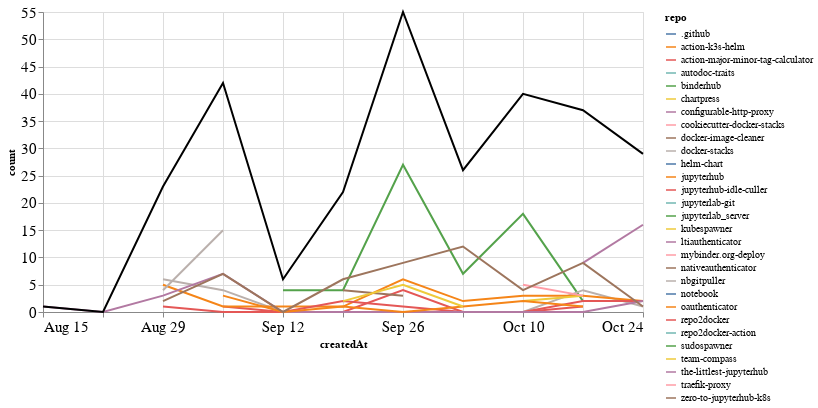

The notebook cell saved with this chart:
### Markdown cell above
### Comments

### Code cell
comments_time = comments.groupby('repo').resample('W', on='createdAt').count()['author'].reset_index()
comments_time = comments_time.rename(columns={'author': 'count'})
comments_time_total = comments_time.groupby('createdAt').agg({"count": "sum"}).reset_index()
ch1 = alt.Chart(comments_time, width=600).mark_line().encode(
    x='createdAt',
    y='count',
    color='repo',
    tooltip="repo"
)

ch2 = alt.Chart(comments_time_total, width=600).mark_line(color="black").encode(
    x='createdAt',
    y='count',
)

ch1 + ch2

### Figure 1 — Vega-Lite specification as saved in the notebook (floating-point values rounded to 4 significant figures)
{"config": {"axisLeft": {"labelFontSize": 15}, "axisBottom": {"labelFontSize": 15}}, "layer": [{"data": {"name": "data-9353ef0cd002c6a85f0a0fbd8574faba"}, "mark": "line", "encoding": {"color": {"type": "nominal", "field": "repo"}, "tooltip": {"type": "nominal", "field": "repo"}, "x": {"type": "temporal", "field": "createdAt"}, "y": {"type": "quantitative", "field": "count"}}, "width": 600}, {"data": {"name": "data-610dd49d4ff45434c5e66364959dc9b4"}, "mark": {"type": "line", "color": "black"}, "encoding": {"x": {"type": "temporal", "field": "createdAt"}, "y": {"type": "quantitative", "field": "count"}}, "width": 600}], "$schema": "https://vega.github.io/schema/vega-lite/v4.8.1.json", "datasets": {"data-9353ef0cd002c6a85f0a0fbd8574faba": [{"repo": ".github", "createdAt": "2021-10-24T00:00:00", "count": 1}, {"repo": "action-k3s-helm", "createdAt": "2021-10-10T00:00:00", "count": 5}, {"repo": "action-major-minor-tag-calculator", "createdAt": "2021-09-05T00:00:00", "count": 1}, {"repo": "action-major-minor-tag-calculator", "createdAt": "2021-09-12T00:00:00", "count": 0}, {"repo": "action-major-minor-tag-calculator", "createdAt": "2021-09-19T00:00:00", "count": 0}, {"repo": "action-major-minor-tag-calculator", "createdAt": "2021-09-26T00:00:00", "count": 4}, {"repo": "action-major-minor-tag-calculator", "createdAt": "2021-10-03T00:00:00", "count": 0}, {"repo": "action-major-minor-tag-calculator", "createdAt": "2021-10-10T00:00:00", "count": 0}, {"repo": "action-major-minor-tag-calculator", "createdAt": "2021-10-17T00:00:00", "count": 1}, {"repo": "autodoc-traits", "createdAt": "2021-10-24T00:00:00", "count": 1}, {"repo": "binderhub", "createdAt": "2021-09-12T00:00:00", "count": 4}, {"repo": "binderhub", "createdAt": "2021-09-19T00:00:00", "count": 4}, {"repo": "binderhub", "createdAt": "2021-09-26T00:00:00", "count": 27}, {"repo": "binderhub", "createdAt": "2021-10-03T00:00:00", "count": 7}, {"repo": "binderhub", "createdAt": "2021-10-10T00:00:00", "count": 18}, {"repo": "binderhub", "createdAt": "2021-10-17T00:00:00", "count": 2}, {"repo": "chartpress", "createdAt": "2021-09-05T00:00:00", "count": 2}, {"repo": "configurable-http-proxy", "createdAt": "2021-09-19T00:00:00", "count": 2}, {"repo": "cookiecutter-docker-stacks", "createdAt": "2021-09-05T00:00:00", "count": 1}, {"repo": "docker-image-cleaner", "createdAt": "2021-09-19T00:00:00", "count": 4}, {"repo": "docker-image-cleaner", "createdAt": "2021-09-26T00:00:00", "count": 3}, {"repo": "docker-stacks", "createdAt": "2021-08-29T00:00:00", "count": 6}, {"repo": "docker-stacks", "createdAt": "2021-09-05T00:00:00", "count": 4}, {"repo": "docker-stacks", "createdAt": "2021-09-12T00:00:00", "count": 0}, {"repo": "docker-stacks", "createdAt": "2021-09-19T00:00:00", "count": 0}, {"repo": "docker-stacks", "createdAt": "2021-09-26T00:00:00", "count": 0}, {"repo": "docker-stacks", "createdAt": "2021-10-03T00:00:00", "count": 0}, {"repo": "docker-stacks", "createdAt": "2021-10-10T00:00:00", "count": 0}, {"repo": "docker-stacks", "createdAt": "2021-10-17T00:00:00", "count": 4}, {"repo": "docker-stacks", "createdAt": "2021-10-24T00:00:00", "count": 1}, {"repo": "helm-chart", "createdAt": "2021-10-10T00:00:00", "count": 1}, {"repo": "jupyterhub", "createdAt": "2021-08-29T00:00:00", "count": 5}, {"repo": "jupyterhub", "createdAt": "2021-09-05T00:00:00", "count": 1}, {"repo": "jupyterhub", "createdAt": "2021-09-12T00:00:00", "count": 1}, {"repo": "jupyterhub", "createdAt": "2021-09-19T00:00:00", "count": 1}, {"repo": "jupyterhub", "createdAt": "2021-09-26T00:00:00", "count": 6}, {"repo": "jupyterhub", "createdAt": "2021-10-03T00:00:00", "count": 2}, {"repo": "jupyterhub", "createdAt": "2021-10-10T00:00:00", "count": 3}, {"repo": "jupyterhub", "createdAt": "2021-10-17T00:00:00", "count": 3}, {"repo": "jupyterhub", "createdAt": "2021-10-24T00:00:00", "count": 2}, {"repo": "jupyterhub-idle-culler", "createdAt": "2021-08-29T00:00:00", "count": 1}, {"repo": "jupyterhub-idle-culler", "createdAt": "2021-09-05T00:00:00", "count": 0}, {"repo": "jupyterhub-idle-culler", "createdAt": "2021-09-12T00:00:00", "count": 0}, {"repo": "jupyterhub-idle-culler", "createdAt": "2021-09-19T00:00:00", "count": 2}, {"repo": "jupyterhub-idle-culler", "createdAt": "2021-09-26T00:00:00", "count": 1}, {"repo": "jupyterhub-idle-culler", "createdAt": "2021-10-03T00:00:00", "count": 0}, {"repo": "jupyterhub-idle-culler", "createdAt": "2021-10-10T00:00:00", "count": 0}, {"repo": "jupyterhub-idle-culler", "createdAt": "2021-10-17T00:00:00", "count": 2}, {"repo": "jupyterhub-idle-culler", "createdAt": "2021-10-24T00:00:00", "count": 2}, {"repo": "jupyterlab-git", "createdAt": "2021-10-03T00:00:00", "count": 2}, {"repo": "jupyterlab_server", "createdAt": "2021-10-03T00:00:00", "count": 1}, {"repo": "kubespawner", "createdAt": "2021-10-10T00:00:00", "count": 2}, {"repo": "kubespawner", "createdAt": "2021-10-17T00:00:00", "count": 3}, {"repo": "ltiauthenticator", "createdAt": "2021-08-15T00:00:00", "count": 1}, {"repo": "ltiauthenticator", "createdAt": "2021-08-22T00:00:00", "count": 0}, {"repo": "ltiauthenticator", "createdAt": "2021-08-29T00:00:00", "count": 3}, {"repo": "ltiauthenticator", "createdAt": "2021-09-05T00:00:00", "count": 7}, {"repo": "ltiauthenticator", "createdAt": "2021-09-12T00:00:00", "count": 0}, {"repo": "ltiauthenticator", "createdAt": "2021-09-19T00:00:00", "count": 0}, {"repo": "ltiauthenticator", "createdAt": "2021-09-26T00:00:00", "count": 0}, {"repo": "ltiauthenticator", "createdAt": "2021-10-03T00:00:00", "count": 0}, {"repo": "ltiauthenticator", "createdAt": "2021-10-10T00:00:00", "count": 0}, {"repo": "ltiauthenticator", "createdAt": "2021-10-17T00:00:00", "count": 0}, {"repo": "ltiauthenticator", "createdAt": "2021-10-24T00:00:00", "count": 2}, {"repo": "mybinder.org-deploy", "createdAt": "2021-10-10T00:00:00", "count": 5}, {"repo": "mybinder.org-deploy", "createdAt": "2021-10-17T00:00:00", "count": 3}, {"repo": "nativeauthenticator", "createdAt": "2021-10-24T00:00:00", "count": 1}, {"repo": "nbgitpuller", "createdAt": "2021-08-29T00:00:00", "count": 4}, {"repo": "nbgitpuller", "createdAt": "2021-09-05T00:00:00", "count": 15}, {"repo": "notebook", "createdAt": "2021-08-29T00:00:00", "count": 1}, {"repo": "oauthenticator", "createdAt": "2021-09-05T00:00:00", "count": 3}, {"repo": "oauthenticator", "createdAt": "2021-09-12T00:00:00", "count": 0}, {"repo": "oauthenticator", "createdAt": "2021-09-19T00:00:00", "count": 1}, {"repo": "oauthenticator", "createdAt": "2021-09-26T00:00:00", "count": 0}, {"repo": "oauthenticator", "createdAt": "2021-10-03T00:00:00", "count": 1}, {"repo": "oauthenticator", "createdAt": "2021-10-10T00:00:00", "count": 2}, {"repo": "oauthenticator", "createdAt": "2021-10-17T00:00:00", "count": 1}, {"repo": "repo2docker", "createdAt": "2021-08-29T00:00:00", "count": 1}, {"repo": "repo2docker-action", "createdAt": "2021-09-05T00:00:00", "count": 1}, {"repo": "sudospawner", "createdAt": "2021-09-12T00:00:00", "count": 1}, {"repo": "team-compass", "createdAt": "2021-09-19T00:00:00", "count": 2}, {"repo": "team-compass", "createdAt": "2021-09-26T00:00:00", "count": 5}, {"repo": "team-compass", "createdAt": "2021-10-03T00:00:00", "count": 1}, {"repo": "the-littlest-jupyterhub", "createdAt": "2021-10-17T00:00:00", "count": 9}, {"repo": "the-littlest-jupyterhub", "createdAt": "2021-10-24T00:00:00", "count": 16}, {"repo": "traefik-proxy", "createdAt": "2021-10-24T00:00:00", "count": 2}, {"repo": "zero-to-jupyterhub-k8s", "createdAt": "2021-08-29T00:00:00", "count": 2}, {"repo": "zero-to-jupyterhub-k8s", "createdAt": "2021-09-05T00:00:00", "count": 7}, {"repo": "zero-to-jupyterhub-k8s", "createdAt": "2021-09-12T00:00:00", "count": 0}, {"repo": "zero-to-jupyterhub-k8s", "createdAt": "2021-09-19T00:00:00", "count": 6}, {"repo": "zero-to-jupyterhub-k8s", "createdAt": "2021-09-26T00:00:00", "count": 9}, {"repo": "zero-to-jupyterhub-k8s", "createdAt": "2021-10-03T00:00:00", "count": 12}, {"repo": "zero-to-jupyterhub-k8s", "createdAt": "2021-10-10T00:00:00", "count": 4}, {"repo": "zero-to-jupyterhub-k8s", "createdAt": "2021-10-17T00:00:00", "count": 9}, {"repo": "zero-to-jupyterhub-k8s", "createdAt": "2021-10-24T00:00:00", "count": 1}], "data-610dd49d4ff45434c5e66364959dc9b4": [{"createdAt": "2021-08-15T00:00:00", "count": 1}, {"createdAt": "2021-08-22T00:00:00", "count": 0}, {"createdAt": "2021-08-29T00:00:00", "count": 23}, {"createdAt": "2021-09-05T00:00:00", "count": 42}, {"createdAt": "2021-09-12T00:00:00", "count": 6}, {"createdAt": "2021-09-19T00:00:00", "count": 22}, {"createdAt": "2021-09-26T00:00:00", "count": 55}, {"createdAt": "2021-10-03T00:00:00", "count": 26}, {"createdAt": "2021-10-10T00:00:00", "count": 40}, {"createdAt": "2021-10-17T00:00:00", "count": 37}, {"createdAt": "2021-10-24T00:00:00", "count": 29}]}}
